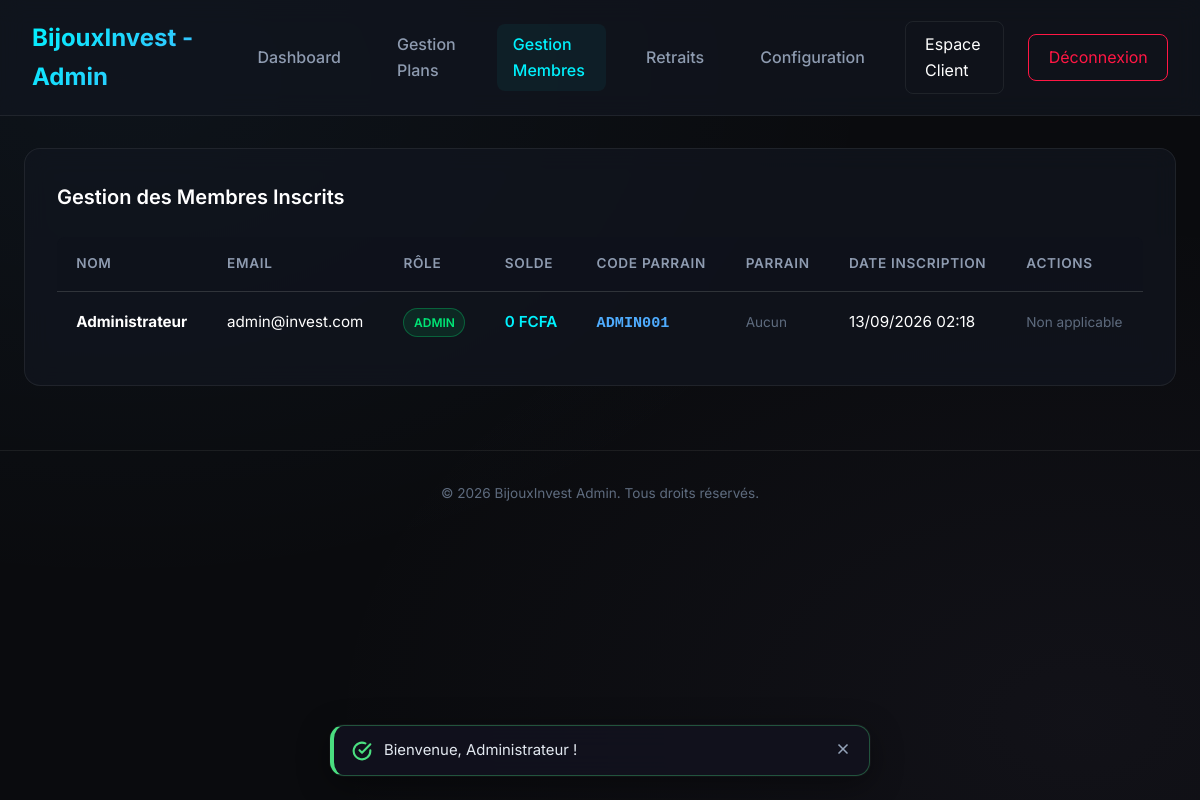
The page /admin/users.php (signed in) on the database its author committed.
### tables this page shows
CREATE TABLE IF NOT EXISTS `users` (
  `id` INT AUTO_INCREMENT PRIMARY KEY,
  `nom` VARCHAR(100) NOT NULL,
  `telephone` VARCHAR(20) DEFAULT NULL UNIQUE,
  `email` VARCHAR(100) NOT NULL UNIQUE,
  `password` VARCHAR(255) NOT NULL,
  `solde` DECIMAL(15, 2) NOT NULL DEFAULT 0.00,
  `code_parrain` VARCHAR(20) NOT NULL UNIQUE,
  `parrain_id` INT DEFAULT NULL,
  `role` VARCHAR(10) NOT NULL DEFAULT 'user',
  `created_at` DATETIME DEFAULT CURRENT_TIMESTAMP,
  FOREIGN KEY (`parrain_id`) REFERENCES `users` (`id`) ON DELETE SET NULL
);

### config.php (called while the page is built, shortened)
<?php
function e($value) {
    return htmlspecialchars($value ?? '', ENT_QUOTES, 'UTF-8');
}
function format_money($amount) {
    return number_format($amount, 0, ',', "\u{00A0}") . "\u{00A0}FCFA";
}
function get_theme_class() {
    global $db;
    static $theme_class = null;
    if ($theme_class !== null) {
        return $theme_class;
    }
    try {
        $stmt = $db->query("SELECT key_value FROM settings WHERE key_name = 'site_theme'");
        $theme = $stmt->fetchColumn();
        if ($theme === 'light') {
            $theme_class = 'theme-light';
        } else {
            $theme_class = '';
        }
    } catch (Exception $e) {
        $theme_class = '';
    }
    return $theme_class;
}
    ?>

### admin/users.php (the view, shortened to what this page needs)
<?php
require_once __DIR__ . '/../config.php';
require_once __DIR__ . '/../functions.php';
$stmtUsers = $db->query("SELECT u1.*, u2.nom as parrain_nom
                         FROM users u1
                         LEFT JOIN users u2 ON u1.parrain_id = u2.id
                         ORDER BY u1.created_at DESC");
$users = $stmtUsers->fetchAll();
?>
<!DOCTYPE html>
<html lang="fr">
<head>
    <link rel="stylesheet" href="../assets/css/style.css">
</head>
<body class="<?php echo get_theme_class(); ?>">
<nav class="navbar admin-navbar">
    <a href="dashboard.php" class="nav-brand">BijouxInvest - Admin</a>
    <div class="nav-links">
        <a href="dashboard.php" class="nav-link">Dashboard</a>
        <a href="plans.php" class="nav-link">Gestion Plans</a>
        <a href="users.php" class="nav-link active">Gestion Membres</a>
        <a href="withdrawals.php" class="nav-link">Retraits</a>
        <a href="settings.php" class="nav-link">Configuration</a>
        <a href="../dashboard.php" class="nav-btn-outline">Espace Client</a>
        <a href="../logout.php" class="nav-btn-outline" style="border-color: var(--danger); color: var(--danger);">Déconnexion</a>
    </div>
</nav>
<div class="container">
    <div class="card">
        <h2 class="card-title">Gestion des Membres Inscrits</h2>
        <?php if (empty($users)): ?>
            <div class="empty-state">
                <p>Aucun membre inscrit.</p>
            </div>
        <?php else: ?>
            <div class="table-responsive desktop-only" style="border: none;">
                <table style="background: transparent;">
                    <thead>
                        <tr>
                            <th>Nom</th>
                            <th>Email</th>
                            <th>Rôle</th>
                            <th>Solde</th>
                            <th>Code Parrain</th>
                            <th>Parrain</th>
                            <th>Date Inscription</th>
                            <th>Actions</th>
                        </tr>
                    </thead>
                    <tbody>
                        <?php foreach ($users as $u): ?>
                            <tr>
                                <td><strong><?php echo e($u['nom']); ?></strong></td>
                                <td><?php echo e($u['email']); ?></td>
                                <td>
                                    <span class="badge <?php echo $u['role'] === 'admin' ? 'badge-approved' : 'badge-finished'; ?>">
                                        <?php echo e($u['role']); ?>
                                    </span>
                                </td>
                                <td style="color: var(--primary); font-weight: 600;"><?php echo format_money($u['solde']); ?></td>
                                <td><code style="color: var(--secondary); font-weight: bold;"><?php echo e($u['code_parrain']); ?></code></td>
                                <td>
                                    <?php if ($u['parrain_nom']): ?>
                                        <span style="font-size: 0.9rem;"><?php echo e($u['parrain_nom']); ?></span>
                                    <?php else: ?>
                                        <span style="font-size: 0.85rem; color: var(--text-muted);">Aucun</span>
                                    <?php endif; ?>
                                </td>
                                <td><?php echo date('d/m/Y H:i', strtotime($u['created_at'])); ?></td>
                                <td>
                                    <?php if ($u['role'] !== 'admin'): ?>
                                        <form action="users.php" method="POST" style="display: flex; gap: 0.25rem; align-items: center;">
                                            <input type="hidden" name="csrf_token" value="<?php echo e(csrf_token()); ?>">
                                            <input type="hidden" name="action" value="adjust_balance">
                                            <input type="hidden" name="user_id" value="<?php echo $u['id']; ?>">
                                            <input type="number" step="0.01" min="0.01" name="amount" placeholder="Montant" class="form-control" style="padding: 0.3rem 0.5rem; font-size: 0.8rem; width: 80px;" required>
                                            <select name="type" class="form-control" style="padding: 0.3rem 0.5rem; font-size: 0.8rem; width: 85px; background: rgba(14, 18, 27, 0.8);" required>
                                                <option value="credit">Créditer</option>
                                                <option value="debit">Débiter</option>
                                            </select>
                                            <button type="submit" class="btn-admin-action" style="padding: 0.35rem 0.6rem; font-size: 0.8rem;">OK</button>
                                        </form>
                                    <?php else: ?>
                                        <span style="font-size: 0.85rem; color: var(--text-muted);">Non applicable</span>
                                    <?php endif; ?>
                                </td>
                            </tr>
                        <?php endforeach; ?>
                    </tbody>
                </table>
            </div>
        <?php endif; ?>
    </div>
</div>
<footer class="site-footer">
    <p>&copy; 2026 BijouxInvest Admin. Tous droits réservés.</p>
</footer>
</body>
</html>

### assets/css/style.css (style rules this page uses)
:root { --bg-dark: #0a0b0e; --bg-panel: rgba(18, 22, 32, 0.7); --bg-card: rgba(26, 31, 46, 0.65); --border-color: rgba(255, 255, 255, 0.07); --primary: #00f2fe; --primary-glow: rgba(0, 242, 254, 0.4); --secondary: #4facfe; --accent: #a18cd1; --text-primary: #ffffff; --text-secondary: #8e9bb0; --text-muted: #5e6b7e; --success: #00e676; --success-bg: rgba(0, 230, 118, 0.1); --warning: #ffb300; --warning-bg: rgba(255, 179, 0, 0.1); --danger: #ff1744; --danger-bg: rgba(255, 23, 68, 0.1); --transition: all 0.3s cubic-bezier(0.4, 0, 0.2, 1); --border-radius: 16px; --border-radius-sm: 8px; }
* { box-sizing: border-box; margin: 0; padding: 0; }
body { background-color: var(--bg-dark); background-image: radial-gradient(at 10% 10%, rgba(79, 172, 254, 0.05) 0px, transparent 50%), radial-gradient(at 90% 90%, rgba(161, 140, 209, 0.05) 0px, transparent 50%); background-attachment: fixed; color: var(--text-primary); font-family: 'Inter', sans-serif; line-height: 1.6; min-height: 100vh; }
.container { max-width: 1200px; margin: 0 auto; padding: 2rem 1.5rem; }
.navbar { display: flex; justify-content: space-between; align-items: center; background: var(--bg-panel); backdrop-filter: blur(12px); -webkit-backdrop-filter: blur(12px); border-bottom: 1px solid var(--border-color); padding: 1.2rem 2rem; position: sticky; top: 0; z-index: 100; }
.nav-brand { font-size: 1.5rem; font-weight: 700; color: var(--text-primary); text-decoration: none; display: flex; align-items: center; gap: 0.5rem; background: linear-gradient(135deg, var(--primary), var(--secondary)); -webkit-background-clip: text; -webkit-text-fill-color: transparent; }
.nav-links { display: flex; align-items: center; gap: 1.5rem; }
.nav-link { color: var(--text-secondary); text-decoration: none; font-weight: 500; transition: var(--transition); padding: 0.5rem 1rem; border-radius: var(--border-radius-sm); }
.nav-link:hover, .nav-link.active { color: var(--primary); background: rgba(0, 242, 254, 0.05); }
.nav-btn-outline { background: transparent; color: var(--text-primary); border: 1px solid var(--border-color); padding: 0.6rem 1.2rem; border-radius: var(--border-radius-sm); text-decoration: none; transition: var(--transition); display: inline-block; }
.card { background: var(--bg-panel); backdrop-filter: blur(12px); -webkit-backdrop-filter: blur(12px); border: 1px solid var(--border-color); border-radius: var(--border-radius); padding: 2rem; margin-bottom: 2rem; transition: var(--transition); position: relative; overflow: hidden; }
.card-title { font-size: 1.25rem; font-weight: 600; margin-bottom: 1.5rem; display: flex; align-items: center; justify-content: space-between; }
.table-responsive { width: 100%; overflow-x: auto; margin-top: 1rem; border-radius: var(--border-radius-sm); border: 1px solid var(--border-color); }
table { width: 100%; border-collapse: collapse; text-align: left; background: rgba(20, 24, 33, 0.4); }
th { background: rgba(14, 18, 27, 0.6); color: var(--text-secondary); font-weight: 600; font-size: 0.85rem; text-transform: uppercase; letter-spacing: 0.05em; padding: 1rem 1.2rem; border-bottom: 1px solid var(--border-color); }
td { padding: 1rem 1.2rem; border-bottom: 1px solid var(--border-color); font-size: 0.95rem; color: var(--text-primary); }
tr:last-child td { border-bottom: none; }
.badge { display: inline-block; padding: 0.25rem 0.6rem; font-size: 0.75rem; font-weight: 600; border-radius: 50px; text-transform: uppercase; }
.badge-approved { background: var(--success-bg); color: var(--success); border: 1px solid rgba(0, 230, 118, 0.3); }
.site-footer { text-align: center; padding: 2rem 0; color: var(--text-muted); font-size: 0.85rem; border-top: 1px solid var(--border-color); margin-top: auto; }
.desktop-only { display: block; }

### rows shown on the page
users: nom "Administrateur", email "admin@invest.com", role "ADMIN", solde "0 FCFA", code_parrain "ADMIN001", created_at "13/09/2026 02:18", shows "Non applicable"
